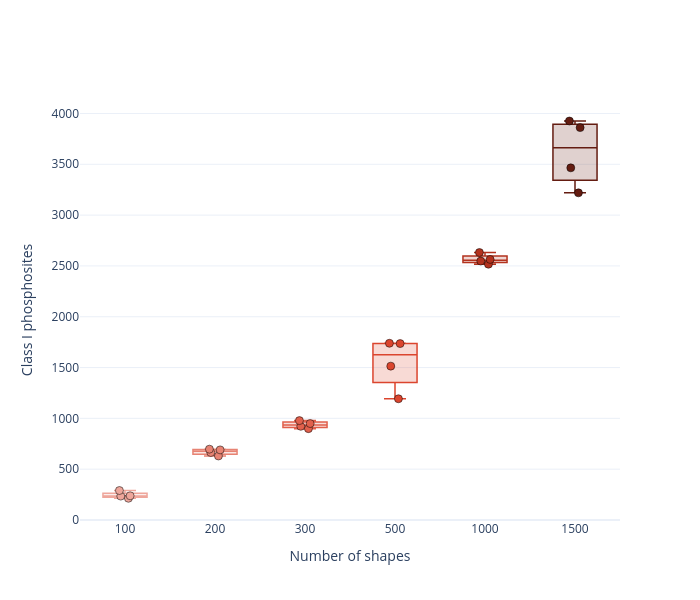

Write notebook code for a chart like this one.
### Markdown cell above
# Figure 5b
Class I phosphosite depth as a function of number of microdissected shapes (n=4 per shape number). Strict per-run Class I, multiplicity collapsed, localization enforced.

### Code cell
# Figure 5b - Class I phosphosite depth vs shape number (box + points, n=4).
counts = {n: list(count_sites_per_sample_ptm_report(shapes[n]).values()) for n in SHAPE_ORDER}
summary = pd.DataFrame({'mean': [int(np.mean(counts[n])) for n in SHAPE_ORDER],
                        'median': [int(np.median(counts[n])) for n in SHAPE_ORDER],
                        'CV%': [round(100*np.std(counts[n], ddof=1)/np.mean(counts[n]), 1) for n in SHAPE_ORDER]},
                       index=SHAPE_ORDER)
summary.index.name = 'shapes'
print(summary.to_string())

fig = go.Figure()
for i, n in enumerate(SHAPE_ORDER):
    ys = counts[n]
    fig.add_trace(go.Box(y=ys, x=[str(n)]*len(ys), name=str(n), boxpoints='all', jitter=0.3, pointpos=0,
        marker=dict(size=8, color=SHAPE_COLORS[i], line=dict(width=0.5, color='black')),
        line=dict(color=SHAPE_COLORS[i], width=1.5), fillcolor=_hex_to_rgba(SHAPE_COLORS[i], 0.2), showlegend=False))
fig.update_layout(width=700, height=600, template='plotly_white',
                  xaxis_title='Number of shapes', yaxis_title='Class I phosphosites')
fig.update_xaxes(categoryorder='array', categoryarray=[str(n) for n in SHAPE_ORDER])
fig.update_yaxes(rangemode='tozero')
fig.show()
fig.write_image(r'figures/figure5/figure5b.pdf', width=600, height=600)

### Figure 1 — Plotly figure (JSON) as saved in the notebook; plotly's stock layout.template omitted (floating-point values rounded to 4 significant figures)
{"data": [{"boxpoints": "all", "fillcolor": "rgba(238, 166, 155, 0.2)", "jitter": 0.3, "line": {"color": "#EEA69B", "width": 1.5}, "marker": {"color": "#EEA69B", "line": {"color": "black", "width": 0.5}, "size": 8}, "name": "100", "pointpos": 0, "showlegend": false, "type": "box", "x": ["100", "100", "100", "100"], "y": [238, 290, 214, 235]}, {"boxpoints": "all", "fillcolor": "rgba(231, 131, 115, 0.2)", "jitter": 0.3, "line": {"color": "#E78373", "width": 1.5}, "marker": {"color": "#E78373", "line": {"color": "black", "width": 0.5}, "size": 8}, "name": "200", "pointpos": 0, "showlegend": false, "type": "box", "x": ["200", "200", "200", "200"], "y": [697, 664, 690, 630]}, {"boxpoints": "all", "fillcolor": "rgba(225, 96, 76, 0.2)", "jitter": 0.3, "line": {"color": "#E1604C", "width": 1.5}, "marker": {"color": "#E1604C", "line": {"color": "black", "width": 0.5}, "size": 8}, "name": "300", "pointpos": 0, "showlegend": false, "type": "box", "x": ["300", "300", "300", "300"], "y": [949, 922, 899, 978]}, {"boxpoints": "all", "fillcolor": "rgba(219, 69, 46, 0.2)", "jitter": 0.3, "line": {"color": "#DB452E", "width": 1.5}, "marker": {"color": "#DB452E", "line": {"color": "black", "width": 0.5}, "size": 8}, "name": "500", "pointpos": 0, "showlegend": false, "type": "box", "x": ["500", "500", "500", "500"], "y": [1736, 1739, 1514, 1193]}, {"boxpoints": "all", "fillcolor": "rgba(179, 50, 30, 0.2)", "jitter": 0.3, "line": {"color": "#B3321E", "width": 1.5}, "marker": {"color": "#B3321E", "line": {"color": "black", "width": 0.5}, "size": 8}, "name": "1000", "pointpos": 0, "showlegend": false, "type": "box", "x": ["1000", "1000", "1000", "1000"], "y": [2632, 2517, 2548, 2564]}, {"boxpoints": "all", "fillcolor": "rgba(100, 28, 17, 0.2)", "jitter": 0.3, "line": {"color": "#641C11", "width": 1.5}, "marker": {"color": "#641C11", "line": {"color": "black", "width": 0.5}, "size": 8}, "name": "1500", "pointpos": 0, "showlegend": false, "type": "box", "x": ["1500", "1500", "1500", "1500"], "y": [3219, 3926, 3861, 3465]}], "layout": {"height": 600, "width": 700, "xaxis": {"categoryarray": ["100", "200", "300", "500", "1000", "1500"], "categoryorder": "array", "title": {"text": "Number of shapes"}}, "yaxis": {"rangemode": "tozero", "title": {"text": "Class I phosphosites"}}}}
